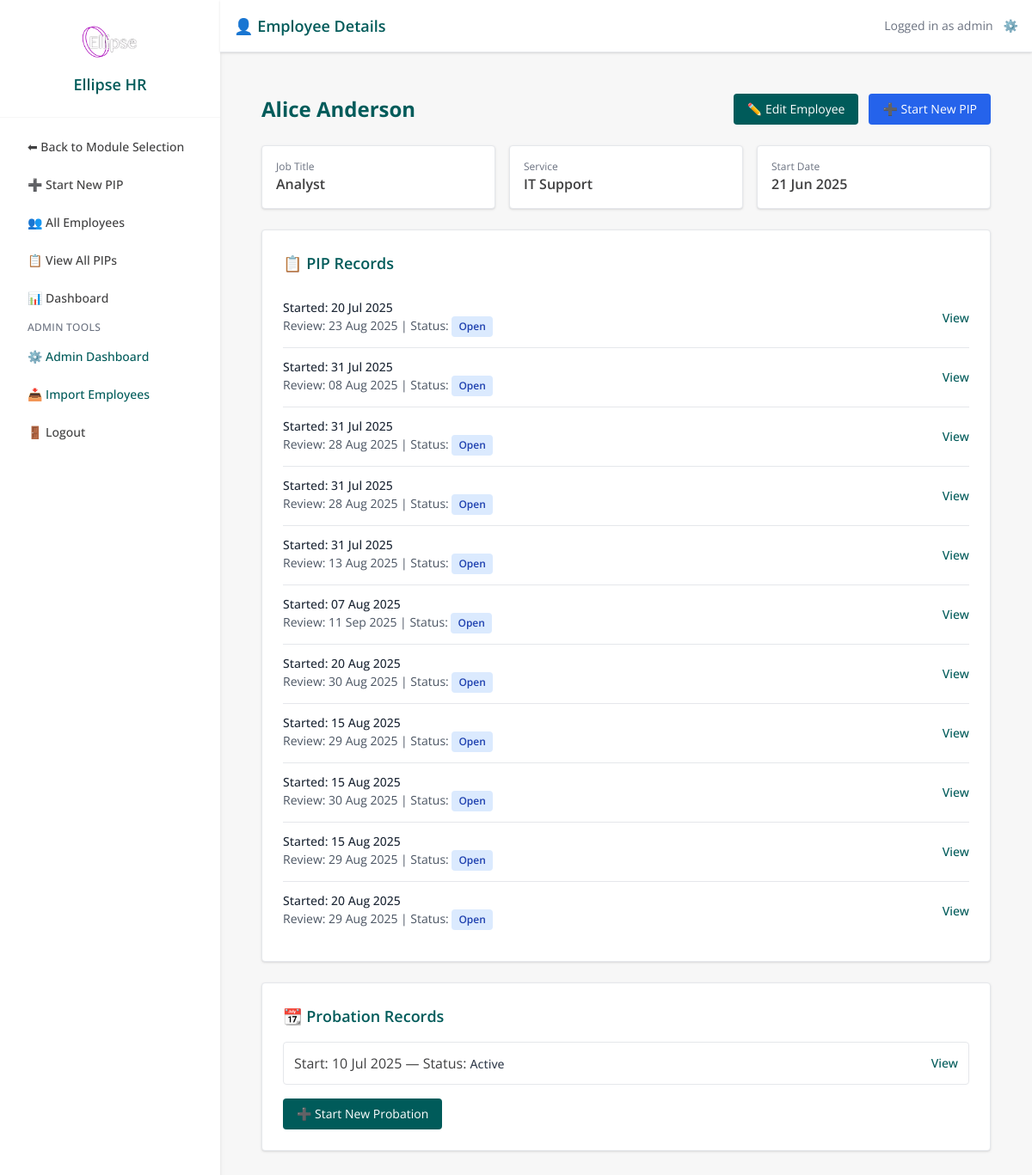
Page /employee/1 (signed in) on the earlier database version.
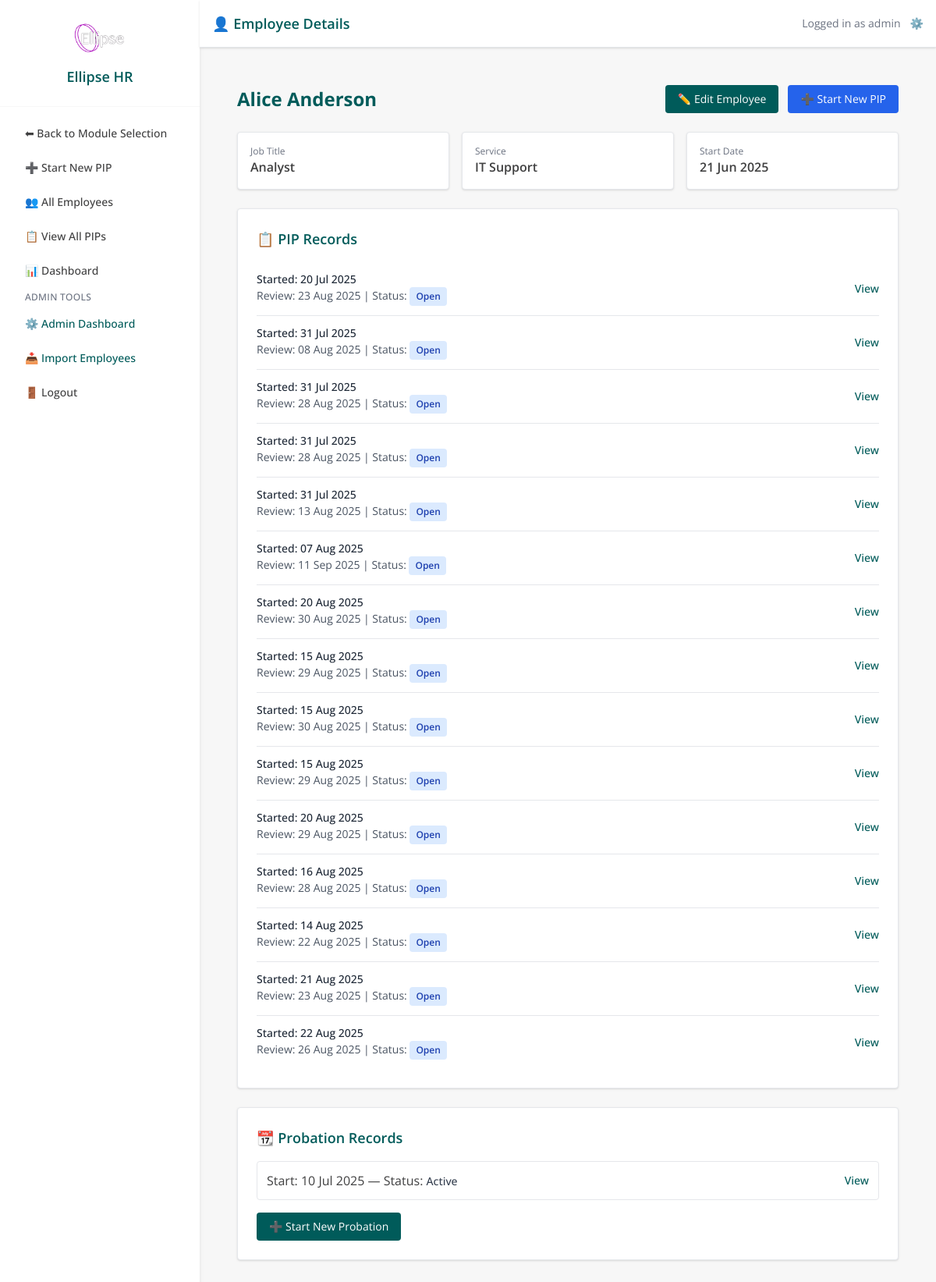
Same page on the later database version.
### models.py (models this page shows, shortened)
class User(db.Model, UserMixin):
    id = db.Column(db.Integer, primary_key=True)
    username = db.Column(db.String(80), unique=True, nullable=False)
    email = db.Column(db.String(120), unique=True, nullable=False)
    password_hash = db.Column(db.String(200), nullable=False)
    admin_level = db.Column(db.Integer, default=0)  # 0 = line mgr, 1 = admin, 2 = superuser
    team_id = db.Column(db.Integer, nullable=True)
    def is_superuser(self):
        return self.admin_level == 2

class Employee(db.Model):
    id = db.Column(db.Integer, primary_key=True)
    first_name = db.Column(db.String(100))
    last_name = db.Column(db.String(100))
    job_title = db.Column(db.String(100))
    line_manager = db.Column(db.String(100))
    service = db.Column(db.String(100))
    start_date = db.Column(db.Date)
    team_id = db.Column(db.Integer)
    email = db.Column(db.String(120), nullable=True)
    pips = db.relationship('PIPRecord', back_populates='employee', lazy=True)

class PIPRecord(db.Model):
    __tablename__ = 'pip_record'
    id = db.Column(db.Integer, primary_key=True)
    employee_id = db.Column(db.Integer, db.ForeignKey('employee.id'), nullable=False)
    concerns = db.Column(db.Text, nullable=False)
    start_date = db.Column(db.Date, nullable=False)
    review_date = db.Column(db.Date, nullable=False)
    meeting_notes = db.Column(db.Text)
    status = db.Column(db.String(20), default='Open')
    created_by = db.Column(db.String(100))
    created_at = db.Column(db.DateTime, default=datetime.utcnow)
    last_updated = db.Column(db.DateTime, default=datetime.utcnow, onupdate=datetime.utcnow)
    ai_advice = db.Column(db.Text)
    ai_advice_generated_at = db.Column(db.DateTime)
    capability_meeting_date = db.Column(db.DateTime, nullable=True)
    capability_meeting_time = db.Column(db.String, nullable=True)
    capability_meeting_venue = db.Column(db.String, nullable=True)
    concern_category = db.Column(db.String(100))
    severity = db.Column(db.String(50))
    frequency = db.Column(db.String(50))
    tags = db.Column(db.Text)
    employee = db.relationship('Employee', back_populates='pips')
    action_items = db.relationship(
        'PIPActionItem',
        back_populates='pip_record',
        cascade='all, delete-orphan',
        lazy=True
    )
    timeline_events = db.relationship(
        'TimelineEvent',
        back_populates='pip_record',
        cascade='all, delete-orphan',
        lazy=True
    )

class ProbationRecord(db.Model):
    id = db.Column(db.Integer, primary_key=True)
    employee_id = db.Column(db.Integer, db.ForeignKey('employee.id'), nullable=False)
    start_date = db.Column(db.Date, nullable=False)
    expected_end_date = db.Column(db.Date, nullable=False)
    status = db.Column(db.String(50), default="Active")  # Active, Extended, Completed, Failed
    notes = db.Column(db.Text)
    created_at = db.Column(db.DateTime, default=datetime.utcnow)
    last_updated = db.Column(db.DateTime, default=datetime.utcnow, onupdate=datetime.utcnow)
    reviews = db.relationship('ProbationReview', backref='probation', lazy=True, cascade="all, delete-orphan")
    plans = db.relationship('ProbationPlan', backref='probation', lazy=True, cascade="all, delete-orphan")
    employee = db.relationship('Employee', backref=db.backref('probation_records', lazy=True))

### app.py (the view)
@app.route('/employee/<int:employee_id>')
@login_required
def employee_detail(employee_id):
    employee = Employee.query.options(db.joinedload(Employee.pips)).get_or_404(employee_id)
    if current_user.admin_level == 0 and employee.team_id != current_user.team_id:
        flash('Access denied')
        return redirect(url_for('dashboard'))
    return render_template('employee_detail.html', employee=employee)

### app.py (called while the page is built)
@app.context_processor
def inject_module():
    return dict(active_module=session.get('active_module'))

@login_manager.user_loader
def load_user(user_id):
    return db.session.get(User, int(user_id))

@app.before_request
def set_active_module():
    path = request.path.lower()
    if path.startswith('/pip/') or \
       path.startswith('/employee/') or \
       path in ['/dashboard', '/pip_list', '/employee/list', '/employee/add', '/pip/select-employee']:
        session['active_module'] = 'PIP'
    elif path.startswith('/probation/'):
        session['active_module'] = 'Probation'
    elif path == '/':
        session.pop('active_module', None)

### templates/employee_detail.html (shortened to what this page needs)
{% extends "base.html" %}
{% block page_title %}👤 Employee Details{% endblock %}
{% block content %}
<div class="max-w-5xl mx-auto p-6 space-y-6">
  <div class="flex justify-between items-center">
    <h1 class="text-2xl font-bold text-ellipse-teal">
      {{ employee.first_name }} {{ employee.last_name }}
    </h1>
    <div class="flex gap-3">
      <a href="{{ url_for('edit_employee', employee_id=employee.id) }}"
         class="inline-flex items-center bg-ellipse-teal text-white px-4 py-2 rounded hover:bg-ellipse-hover text-sm">
        ✏️ Edit Employee
      </a>
      <button onclick="openPipModal()" class="inline-flex items-center bg-blue-600 text-white px-4 py-2 rounded hover:bg-blue-700 text-sm">
        ➕ Start New PIP
      </button>
    </div>
  </div>
  <div class="grid grid-cols-1 md:grid-cols-3 gap-4">
    <div class="bg-white p-4 rounded shadow border">
      <p class="text-xs text-gray-500">Job Title</p>
      <p class="text-base font-semibold">{{ employee.job_title }}</p>
    </div>
    <div class="bg-white p-4 rounded shadow border">
      <p class="text-xs text-gray-500">Service</p>
      <p class="text-base font-semibold">{{ employee.service }}</p>
    </div>
    <div class="bg-white p-4 rounded shadow border">
      <p class="text-xs text-gray-500">Start Date</p>
      <p class="text-base font-semibold">{{ employee.start_date.strftime('%d %b %Y') }}</p>
    </div>
  </div>
  <div class="bg-white p-6 rounded shadow border">
    <h2 class="text-lg font-semibold text-ellipse-teal mb-4">📋 PIP Records</h2>
    <ul class="divide-y divide-gray-200">
      {% for pip in employee.pips %}
        <li class="py-3">
          <div class="flex justify-between items-center">
            <div>
              <p class="text-sm font-medium text-gray-800">Started: {{ pip.start_date.strftime('%d %b %Y') }}</p>
              <p class="text-sm text-gray-600">
                Review: {{ pip.review_date.strftime('%d %b %Y') }} |
                Status:
                <span class="inline-block px-2 py-1 rounded text-xs font-semibold
                  {% if pip.status == 'Open' %}bg-blue-100 text-blue-800
                  {% elif pip.status == 'Completed' %}bg-green-100 text-green-800
                  {% elif pip.status == 'Closed' %}bg-gray-200 text-gray-700
                  {% else %}bg-gray-100 text-gray-600
                  {% endif %}">
                  {{ pip.status }}
                </span>
              </p>
            </div>
            <a href="{{ url_for('pip_detail', id=pip.id) }}"
               class="text-sm text-ellipse-teal hover:underline font-medium">
              View
            </a>
          </div>
        </li>
      {% else %}
        <li class="py-3 text-gray-400">No PIPs for this employee.</li>
      {% endfor %}
    </ul>
  </div>
  <div class="bg-white p-6 rounded shadow border">
    <h2 class="text-lg font-semibold text-ellipse-teal mb-4">📆 Probation Records</h2>
    {% if employee.probation_records %}
      <ul class="space-y-2">
        {% for probation in employee.probation_records %}
          <li class="flex justify-between items-center border p-3 rounded hover:bg-ellipse-light transition">
            <span>
              Start: {{ probation.start_date.strftime('%d %b %Y') }} —
              Status:
              <span class="text-sm font-medium text-gray-700">{{ probation.status }}</span>
            </span>
            <a href="{{ url_for('view_probation', id=probation.id) }}"
               class="text-sm text-ellipse-teal hover:underline font-medium">
              View
            </a>
          </li>
        {% endfor %}
      </ul>
    {% else %}
      <p class="text-gray-400 text-sm">No probation records found.</p>
    {% endif %}
    <a href="{{ url_for('create_probation', employee_id=employee.id) }}"
       class="inline-block mt-4 bg-ellipse-teal text-white px-4 py-2 rounded hover:bg-ellipse-hover text-sm">
      ➕ Start New Probation
    </a>
  </div>
</div>
{% endblock %}

### templates/base.html (shortened to what this page needs)
<!DOCTYPE html>
<html lang="en">
<head>
  <link rel="stylesheet" href="{{ url_for('static', filename='css/tokens.css') }}">
  <link rel="stylesheet" href="{{ url_for('static', filename='css/ui.css') }}">
  <script src="https://cdn.tailwindcss.com"></script>
</head>
<body class="text-ellipse-gray font-sans overflow-x-hidden {% if layout != 'fullscreen' %}bg-ellipse-light min-h-screen{% endif %}">
{% if layout != 'fullscreen' %}
<div class="flex flex-col md:flex-row min-h-screen">
  {% if active_module %}
  <aside id="sidebarMenu" class="w-full md:w-64 bg-white shadow-md hidden md:block">
    <div class="p-6 border-b border-ellipse-light text-center">
      <img src="{{ url_for('static', filename='images/logo.avif') }}" alt="Ellipse HR Logo" class="h-12 w-auto mx-auto mb-3" />
      <h1 class="text-lg font-semibold text-ellipse-teal">Ellipse HR</h1>
    </div>
    <nav class="p-4 space-y-2 text-sm font-medium">
      <a href="{{ url_for('home') }}" class="block px-4 py-2 rounded hover:bg-ellipse-light text-ellipse-gray">⬅ Back to Module Selection</a>
      {% if active_module == 'PIP' %}
        <a href="{{ url_for('create_pip_wizard') }}" class="block px-4 py-2 rounded hover:bg-ellipse-light text-ellipse-gray">➕ Start New PIP</a>
        <a href="{{ url_for('employee_list') }}" class="block px-4 py-2 rounded hover:bg-ellipse-light text-ellipse-gray">👥 All Employees</a>
        <a href="{{ url_for('pip_list') }}" class="block px-4 py-2 rounded hover:bg-ellipse-light text-ellipse-gray">📋 View All PIPs</a>
        <a href="{{ url_for('dashboard') }}" class="block px-4 py-2 rounded hover:bg-ellipse-light text-ellipse-gray">📊 Dashboard</a>
      {% endif %}
      {% if current_user.is_authenticated and current_user.is_superuser() %}
        <div class="mt-4 mb-1 text-xs uppercase tracking-wide text-gray-500 px-4">Admin Tools</div>
        <a href="{{ url_for('admin_dashboard') }}" class="block px-4 py-2 rounded hover:bg-ellipse-light text-[#005b5a] {% if request.endpoint == 'admin_dashboard' %}bg-ellipse-light font-semibold{% endif %}">⚙️ Admin Dashboard</a>
        <a href="{{ url_for('employee_import') }}" class="block px-4 py-2 rounded hover:bg-ellipse-light text-[#005b5a] {% if request.endpoint == 'employee_import' %}bg-ellipse-light font-semibold{% endif %}">📥 Import Employees</a>
      {% endif %}
      <a href="{{ url_for('logout') }}" class="block px-4 py-2 rounded hover:bg-ellipse-light text-ellipse-gray">🚪 Logout</a>
    </nav>
  </aside>
  {% endif %}
{% endif %}
<main class="flex-1">
  {% if layout != 'fullscreen' and active_module %}
  <header class="bg-white shadow p-4 flex justify-between items-center border-b border-gray-200">
    <h2 class="text-lg font-semibold text-ellipse-teal">{% block page_title %}{% endblock %}</h2>
    <div class="flex items-center space-x-3 text-sm text-gray-500">
      <span>Logged in as {{ current_user.username }}</span>
      {% if current_user.is_authenticated and current_user.is_superuser() %}
        <a href="{{ url_for('admin_dashboard') }}" class="text-ellipse-teal hover:text-ellipse-hover" title="Admin Tools">⚙️</a>
      {% endif %}
    </div>
  </header>
  {% endif %}
  <div class="{% if layout != 'fullscreen' %}p-4 sm:p-6 max-w-7xl mx-auto{% endif %}">
    {% block content %}{% endblock %}
  </div>
</main>
{% if layout != 'fullscreen' %}
</div>
{% endif %}
</body>
</html>

### static/css/tokens.css (style rules this page uses)
:root { --color-brand-50: #e8f3f2; --color-brand-100: #cfe7e6; --color-brand-200: #a4d1cf; --color-brand-300: #75bbb7; --color-brand-400: #2e9e99; --color-brand-500: #008a86; --color-brand-600: #005b5a; --color-brand-700: #004746; --color-brand-800: #003635; --color-brand-900: #012929; --color-bg: #ffffff; --color-surface: #ffffff; --color-text: #111827; --color-subtle: #6b7280; --color-border: #e5e7eb; --color-success: #10b981; --color-warning: #f59e0b; --color-danger: #ef4444; --color-info: #3b82f6; --color-focus: rgba(0, 91, 90, 0.25); --space-0: 0; --space-1: 0.25rem; --space-2: 0.5rem; --space-3: 0.75rem; --space-4: 1rem; --space-5: 1.25rem; --space-6: 1.5rem; --radius-sm: 0.375rem; --radius-md: 0.5rem; --radius-lg: 0.75rem; --radius-xl: 1rem; --shadow-sm: 0 1px 2px rgba(0,0,0,0.06); --shadow-md: 0 4px 10px rgba(0,0,0,0.08); --font-sans: ui-sans-serif, system-ui, -apple-system, Segoe UI, Roboto, Inter, "Helvetica Neue", Arial, "Noto Sans", "Apple Color Emoji", "Segoe UI Emoji"; --fs-xs: 0.75rem; --fs-sm: 0.875rem; --fs-base: 1rem; --fs-lg: 1.125rem; --fs-xl: 1.25rem; }
.text-ellipse-teal { color: var(--color-brand-600); }
.bg-ellipse-teal { background-color: var(--color-brand-600); }
:where(button, [type="button"], [type="submit"], a, input, select, textarea):focus { outline: 2px solid transparent; box-shadow: 0 0 0 3px var(--color-focus); border-radius: inherit; }

### static/css/ui.css (style rules this page uses)
html, body { color: var(--color-text); background: var(--color-bg); font-family: var(--font-sans); font-size: var(--fs-base); }

### templates/base.html (style rules this page uses)
:root { --brand-primary:#005b5a; --brand-primary-600:#004746; --brand-bg:#f8fafc; --text:#111827; --muted:#6b7280; --radius:12px; }
body { color:var(--text); background:var(--brand-bg); }

Differences in the rows shown:
added PIPRecord: start_date "16 Aug 2025", review_date "28 Aug 2025", status "Open"
added PIPRecord: start_date "14 Aug 2025", review_date "22 Aug 2025", status "Open"
added PIPRecord: start_date "21 Aug 2025", review_date "23 Aug 2025", status "Open"
added PIPRecord: start_date "22 Aug 2025", review_date "26 Aug 2025", status "Open"
